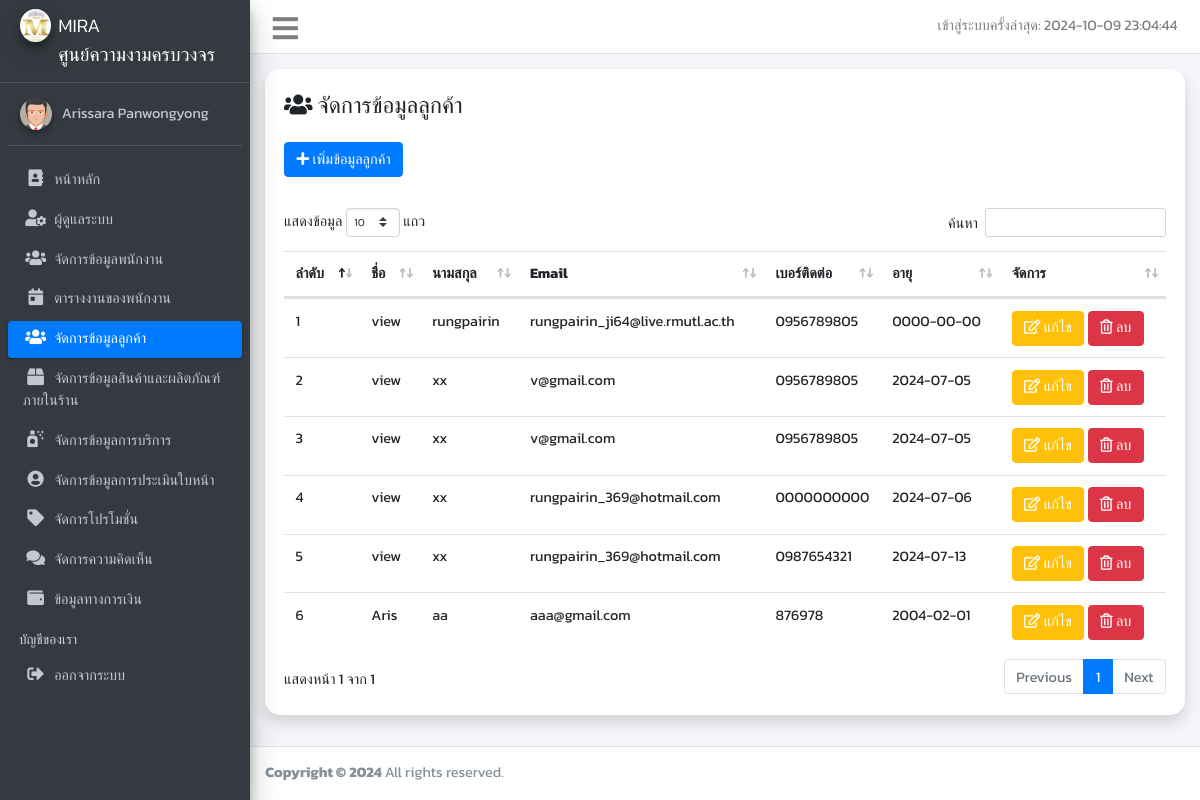
Page /pages/customer/index.php (signed in) on the committed database.
### tables this page shows
CREATE TABLE `customer` (
  `customer_id` int(5) NOT NULL,
  `name` varchar(100) NOT NULL,
  `surname` varchar(100) NOT NULL,
  `email` varchar(100) NOT NULL,
  `phone` varchar(100) NOT NULL,
  `age` date NOT NULL
);

### pages/customer/index.php (the view, shortened to what this page needs)
<?php
require_once('../authen.php');
try {
    $stmt = $conn->prepare("SELECT * FROM customer");
    $stmt->execute();
    $customers = $stmt->fetchAll(PDO::FETCH_ASSOC);
} catch (PDOException $e) {
    echo "Error: " . $e->getMessage();
}
?>
<!DOCTYPE html>
<html lang="en">
<head>
    <link rel="stylesheet" href="../../plugins/fontawesome-free/css/all.min.css">
    <link rel="stylesheet" href="../../plugins/sweetalert2-theme-bootstrap-4/bootstrap-4.min.css">
    <link rel="stylesheet" href="../../plugins/bootstrap-toggle/bootstrap-toggle.min.css">
    <link rel="stylesheet" href="../../plugins/toastr/toastr.min.css">
    <link rel="stylesheet" href="../../assets/css/adminlte.min.css">
    <link rel="stylesheet" href="../../assets/css/style.css">
    <link rel="stylesheet" href="../../plugins/datatables-bs4/css/dataTables.bootstrap4.min.css">
    <link rel="stylesheet" href="../../plugins/datatables-responsive/css/responsive.bootstrap4.min.css">
</head>
<body class="hold-transition sidebar-mini">
    <div class="wrapper">
        <?php include_once('../includes/sidebar.php') ?>
        <div class="content-wrapper pt-3">
            <div class="content">
                <div class="container-fluid">
                    <div class="row">
                        <div class="col-12">
                            <div class="card shadow">
                                <div class="card-header border-0 pt-4">
                                    <h4>
                                        <i class="fas fa-users"></i>
                                        จัดการข้อมูลลูกค้า
                                    </h4>
                                    <a href="add_customer.php" class="btn btn-primary mt-3">
                                        <i class="fas fa-plus"></i>
                                        เพิ่มข้อมูลลูกค้า
                                    </a>
                                </div>
                                <div class="card-body">
                                    <table id="logs" class="table table-hover" width="100%">
                                        <thead>
                                            <tr>
                                                <th>ลำดับ</th>
                                                <th>ชื่อ</th>
                                                <th>นามสกุล</th>
                                                <th>Email</th>
                                                <th>เบอร์ติดต่อ</th>
                                                <th>อายุ</th>
                                                <th>จัดการ</th>
                                            </tr>
                                        </thead>
                                        <tbody>
                                            <?php
                                            $num = 0;
                                            foreach ($customers as $customer):
                                                $num++;
                                                ?>
                                                <tr>
                                                    <td><?php echo $num; ?></td>
                                                    <td><?php echo htmlspecialchars($customer['name']); ?></td>
                                                    <td><?php echo htmlspecialchars($customer['surname']); ?></td>
                                                    <td><?php echo htmlspecialchars($customer['email']); ?></td>
                                                    <td><?php echo htmlspecialchars($customer['phone']); ?></td>
                                                    <td><?php echo htmlspecialchars($customer['age']); ?></td>
                                                    <td>
                                                        <a href="edit_customer.php?id=<?php echo $customer['customer_id']; ?>"
                                                            type="button" class="btn btn-warning text-white">
                                                            <i class="far fa-edit"></i> แก้ไข
                                                        </a>
                                                        <button type='button' class='btn btn-danger delete-btn'
                                                            data-id='<?php echo $customer['customer_id']; ?>'>
                                                            <i class='far fa-trash-alt'></i> ลบ
                                                        </button>
                                                    </td>
                                                </tr>
                                            <?php endforeach; ?>
                                        </tbody>
                                    </table>
                                </div>
                            </div>
                        </div>
                    </div>
                </div>
            </div>
        </div>
        <?php include_once('../includes/footer.php') ?>
    </div>
</body>
</html>

### pages/includes/sidebar.php (shortened to what this page needs)
<?php
function isActive($data)
{
    $array = explode('/', $_SERVER['REQUEST_URI']);
    $key = array_search("pages", $array);
    $name = $array[$key + 1];
    return $name === $data ? 'active' : '';
}
?>
<nav class="main-header navbar navbar-expand navbar-white navbar-light">
    <ul class="navbar-nav">
        <li class="nav-item">
            <a class="nav-link" data-widget="pushmenu" href="#"><i class="fas fa-bars fa-2x"></i></a>
        </li>
    </ul>
    <ul class="navbar-nav ml-auto ">
        <li class="nav-item d-md-block d-none">
            <a class="nav-link">เข้าสู่ระบบครั้งล่าสุด: <?php echo $_SESSION['AD_LOGIN'] ?> </a>
        </li>
    </ul>
</nav>
<aside class="main-sidebar sidebar-dark-primary elevation-4">
    <a href="../dashboard/" class="brand-link">
        <img src="../../assets/images/logo.ico" alt="Admin Logo" class="brand-image img-circle elevation-3" width="50px"
            height="50px" style="vertical-align: middle; margin-bottom: 5px;">
        <span class="brand-text font-weight-light">MIRA<br>
            ศูนย์ความงามครบวงจร
        </span>
    </a>
    <div class="sidebar">
        <div class="user-panel mt-3 pb-3 mb-3 d-flex">
            <div class="image">
                <img src="../../assets/images/avatar5.png" class="img-circle elevation-2" alt="User Image">
            </div>
            <div class="info">
                <a href="../manager/" class="d-block">
                    <?php echo $_SESSION['AD_FIRSTNAME'] . ' ' . $_SESSION['AD_LASTNAME'] ?> </a>
            </div>
        </div>
        <nav class="mt-2">
            <ul class="nav nav-pills nav-sidebar flex-column" data-widget="treeview" role="menu" data-accordion="false">
                <li class="nav-item">
                    <a href="../dashboard/" class="nav-link <?php echo isActive('dashboard') ?>">
                        <i class="nav-icon fas fa-address-book"></i>
                        <p>หน้าหลัก</p>
                    </a>
                </li>
                <li class="nav-item">
                    <a href="../manager/" class="nav-link <?php echo isActive('manager') ?>">
                        <i class="nav-icon fas fa-user-cog"></i>
                        <p>ผู้ดูแลระบบ</p>
                    </a>
                </li>
                <li class="nav-item">
                    <a href="../employee/" class="nav-link <?php echo isActive('employee') ?>">
                        <i class="nav-icon fas fa-users"></i>
                        <p>จัดการข้อมูลพนักงาน</p>
                    </a>
                </li>
                <li class="nav-item">
                    <a href="../table/" class="nav-link <?php echo isActive('table') ?>">
                        <i class="nav-icon fas fa-calendar-day"></i>
                        <p>ตารางงานของพนักงาน</p>
                    </a>
                </li>
                <li class="nav-item">
                    <a href="../customer/" class="nav-link <?php echo isActive('customer') ?>">
                        <i class="nav-icon fas fa-users"></i>
                        <p>จัดการข้อมูลลูกค้า</p>
                    </a>
                </li>
                <li class="nav-item">
                    <a href="../stock/" class="nav-link <?php echo isActive('stock') ?>">
                        <i class="nav-icon fas fa-box"></i>
                        <p>จัดการข้อมูลสินค้าและผลิตภัณฑ์ภายในร้าน</p>
                    </a>
                </li>
                <li class="nav-item">
                    <a href="../service/" class="nav-link <?php echo isActive('service') ?>">
                        <i class="nav-icon fas fa-air-freshener"></i>
                        <p>จัดการข้อมูลการบริการ</p>
                    </a>
                </li>
                <li class="nav-item">
                    <a href="../estimate/" class="nav-link <?php echo isActive('estimate') ?>">
                        <i class="nav-icon fas fa-user-circle"></i>
                        <p>จัดการข้อมูลการประเมินใบหน้า</p>
                    </a>
                </li>
                <li class="nav-item">
                    <a href="../promotion/" class="nav-link <?php echo isActive('promotion') ?>">
                        <i class="nav-icon fas fa-tag"></i>
                        <p>จัดการโปรโมชั่น</p>
                    </a>
                </li>
                <li class="nav-item">
                    <a href="../comment/" class="nav-link <?php echo isActive('comment') ?>">
                        <i class="nav-icon fas fa-comments"></i>
                        <p>จัดการความคิดเห็น</p>
                    </a>
                </li>
                <li class="nav-item">
                    <a href="../finance/" class="nav-link <?php echo isActive('finance') ?>">
                        <i class="nav-icon fas fa-wallet"></i>
                        <p>ข้อมูลทางการเงิน</p>
                    </a>
                </li>
                <li class="nav-header">บัญชีของเรา</li>
                <li class="nav-item">
                    <a href="../logout.php" id="logout" class="nav-link">
                        <i class="nav-icon fas fa-sign-out-alt"></i>
                        <p>ออกจากระบบ</p>
                    </a>
                </li>
            </ul>
        </nav>
    </div>
</aside>

### pages/includes/footer.php
<footer class="main-footer">
    <strong>Copyright &copy; 2024
    </strong> All rights reserved.
</footer>

### assets/css/style.css (style rules this page uses)
body, html { height: 100%; font-family: 'Kanit', cursive !important; font-size: 0.95rem !important; }
.btn { font-size: inherit !important; }
.card, .small-box, .small-box-footer { border-radius: 15px !important; }

### rows in the picture
customer: name "view", surname "rungpairin", email "rungpairin_ji64@live.rmutl.ac.th", phone "0956789805", age "0000-00-00"
customer: name "view", surname "xx", email "v@gmail.com", phone "0956789805", age "2024-07-05"
customer: name "view", surname "xx", email "v@gmail.com", phone "0956789805", age "2024-07-05"
customer: name "view", surname "xx", email "rungpairin_369@hotmail.com", phone "0000000000", age "2024-07-06"
customer: name "view", surname "xx", email "rungpairin_369@hotmail.com", phone "0987654321", age "2024-07-13"
customer: name "Aris", surname "aa", email "aaa@gmail.com", phone "876978", age "2004-02-01"

### other values in the picture
$_SESSION['AD_LOGIN'] "2024-10-09 23:04:44"
$_SESSION['AD_FIRSTNAME'] "Arissara"
$_SESSION['AD_LASTNAME'] "Panwongyong"
